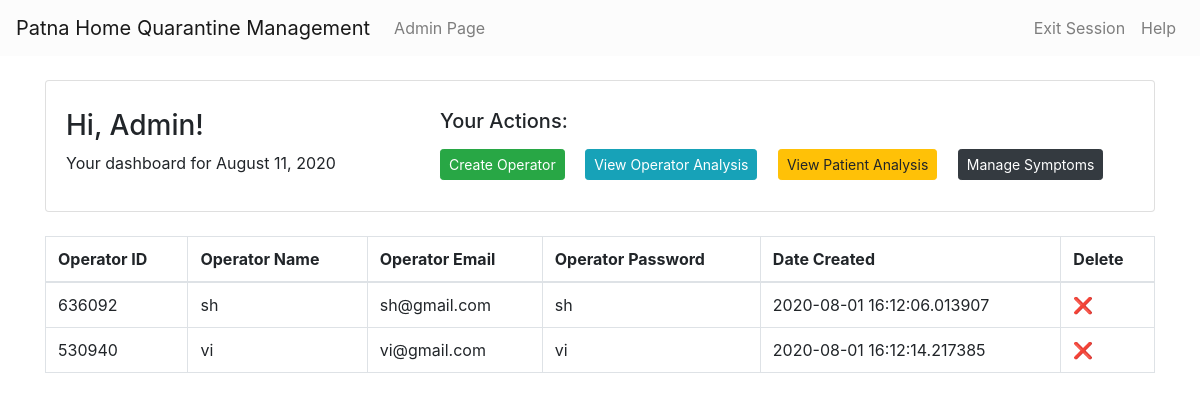
Page /admin_page (signed in) on the earlier database version.
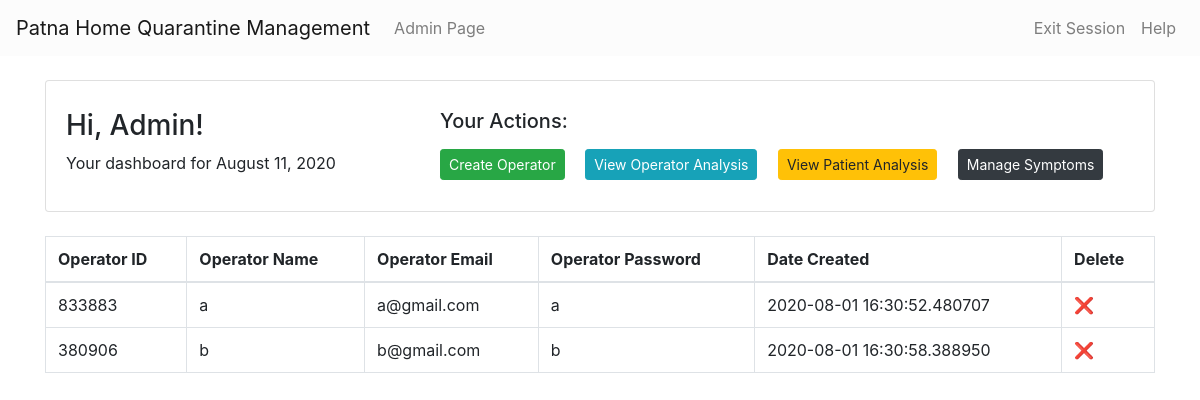
Same page on the later database version.
### flask_app.py (models this page shows)
class Operators(db.Model):
  op_id = db.Column(db.String, primary_key=True)
  name = db.Column(db.String)
  email = db.Column(db.String, unique=True)
  password = db.Column(db.String)
  date_created = db.Column(db.DateTime)

### flask_app.py (the view)
@app.route('/admin_page')
def admin_page():
  operator = Operators.query.all()
  symptoms = Symptoms.query.all()
  if session.get("signin_key") == 'sadewiapexfdiblrnnwuludogkqyuazp':
    return render_template('admin_page.html', operator=operator, symptoms=symptoms)
  else:
    return render_template('admin_login.html',wrong=False)

### templates/admin_page.html (shortened to what this page needs)
{% include "header.html" %}
<div class="container">
  <br />
  <div class="card">
    <div class="card-body mt-2">
      <div class="row">
        <div class="col-md-4">
          <div class="text-justify">
            <h3>Hi, Admin!</h3>
            <p id="date"></p>
          </div>
        </div>
        <div class="col-md-8  ">
          <div class="text-justify">
            <h5 class="ml-2">Your Actions:</h5>
            <button type="button" class="btn btn-success btn-sm m-2" onClick="createOp()">Create Operator</button>
            <button type="button" class="btn btn-info btn-sm m-2" onClick="createOp()">View Operator Analysis</button>
            <button type="button" class="btn btn-warning btn-sm m-2" onClick="createOp()">View Patient Analysis</button>
            <button type="button" class="btn btn-dark btn-sm m-2" data-toggle="modal" data-target="#exampleModal">
              Manage Symptoms
            </button>
          </div>
        </div>
      </div>
    </div>
  </div>
  <br />
  <div class="row">
    <div class="col-lg-12">
      <div class="panel-body">
        <table class="table table-bordered">
          <thead>
            <tr>
              <th>Operator ID</th>
              <th>Operator Name</th>
              <th>Operator Email</th>
              <th>Operator Password</th>
              <th>Date Created</th>
              <th>Delete</th>
            </tr>
          </thead>
          <tbody>
            {% for i in operator %}
            <tr>
              <td>{{ i.op_id }}</td>
              <td>{{ i.name }}</td>
              <td>{{ i.email }}</td>
              <td>{{ i.password }}</td>
              <td>{{ i.date_created }}</td>
              <td>
                <div onclick="deleteOp({{ i.op_id }})">❌</div>
              </td>
            </tr>
            {% endfor %}
          </tbody>
        </table>
      </div>
    </div>
  </div>
</div>
</body>
</HTML>

### templates/header.html (shortened to what this page needs)
<HTML>
<head>
  <link rel="stylesheet" href="https://stackpath.bootstrapcdn.com/bootstrap/4.4.1/css/bootstrap.min.css"
>
</head>
<body class="text-center">
  <nav class="navbar navbar-expand-lg navbar-light" style="background-color:#fcfcfc">
    <a class="navbar-brand" href="{{ url_for('index') }}">Patna Home Quarantine Management</a>
    <div class="collapse navbar-collapse" id="navbarSupportedContent">
      <ul class="navbar-nav mr-auto">
        <li class="nav-item">
          <a class="nav-link ml-auto" href="{{ url_for('admin_page') }}">Admin Page</a>
        </li>
      </ul>
      <ul class="navbar-nav ml-auto">
        <li class="nav-item">
          <a class="nav-link ml-auto" href="{{ url_for('logout') }}">Exit Session</a>
        </li>
        <li class="nav-item">
          <a class="nav-link ml-auto" href="{{ url_for('help') }}">Help</a>
        </li>
      </ul>
    </div>
  </nav>

### templates/header.html (style rules this page uses)
body { margin-bottom: 100px; }

Differences in the rows shown:
removed Operators: op_id "636092", name "sh", email "sh@gmail.com", password "sh", date_created "2020-08-01 16:12:06.013907"
removed Operators: op_id "530940", name "vi", email "vi@gmail.com", password "vi", date_created "2020-08-01 16:12:14.217385"
added Operators: op_id "833883", name "a", email "a@gmail.com", password "a", date_created "2020-08-01 16:30:52.480707"
added Operators: op_id "380906", name "b", email "b@gmail.com", password "b", date_created "2020-08-01 16:30:58.388950"
